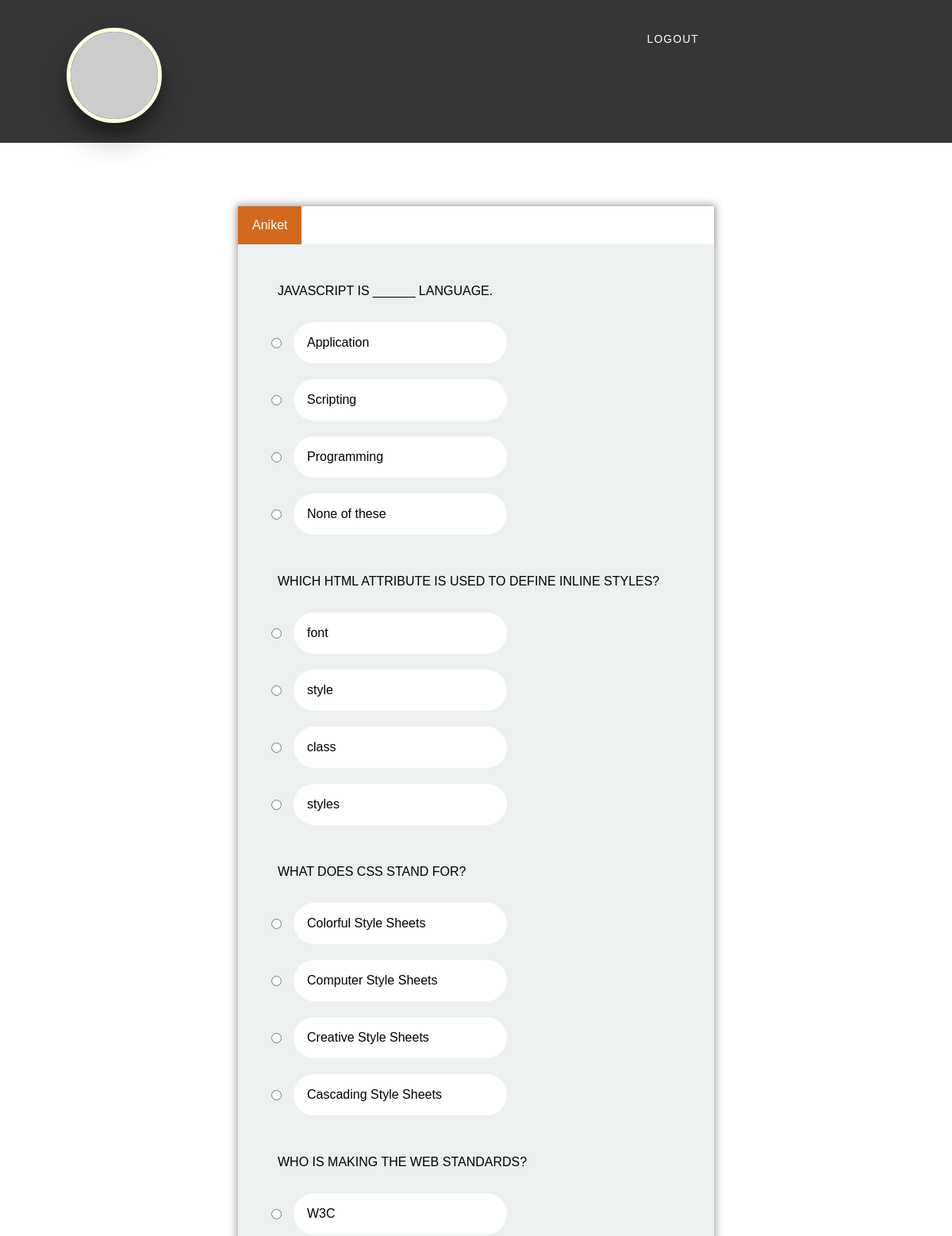
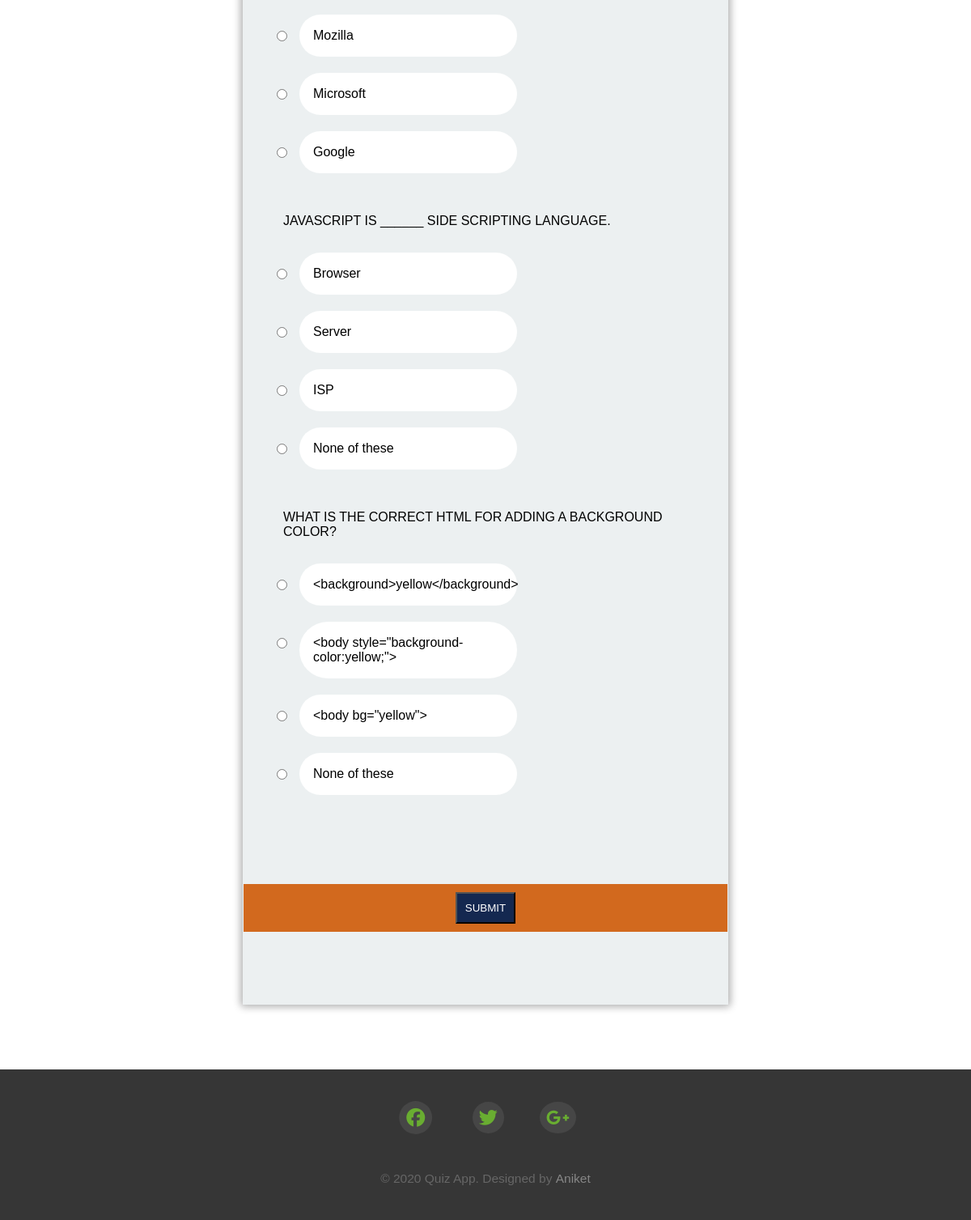
The page /views/quiz.php (signed in) on the database its author committed (2 pictures, top to bottom).
### tables this page shows
CREATE TABLE `questions` (
  `questions_id` int(11) NOT NULL,
  `question` text NOT NULL,
  `answer_id` int(11) NOT NULL
);

CREATE TABLE `answers` (
  `answer_id` int(11) NOT NULL,
  `answer` text NOT NULL,
  `question_id` int(11) NOT NULL
);

### model/queries.inc.php (the view, shortened to what this page needs)
<?php
class queries extends Dbh{
	public function displayData()
	{
		$sql = "SELECT * FROM questions;";
		$conn = $this->connect();
		$questions = mysqli_query($conn ,$sql);
		echo '<div id="questions">';
		while($row = mysqli_fetch_array($questions)) {
			echo '<h3>'.$row['question'].'</h3>';
			echo '<ul class="option-group">';
			$answers = "SELECT * FROM answers WHERE question_id = ".$row['questions_id'].";";
			$conn = $this->connect();
			$ans = mysqli_query($conn ,$answers);
			while($row_two = mysqli_fetch_array($ans)) {
				echo '
				<li class="option">
				<input type="radio" id="answer" name="'.$row_two['question_id'].'" value="'.$row_two['answer_id'].'">
				<div class="answer">'.$row_two['answer'].'</div>
				</li>';
			}
			echo '</ul>';
		}
		echo '</div>';
	}
}
?>

### views/header.php (shortened to what this page needs)
<!doctype html>
<html lang="en">
<head>
  <link rel="stylesheet" media="screen" href="assets/vendor/font-awesome/css/all.min.css" >
  <link rel="stylesheet" href="https://cdnjs.cloudflare.com/ajax/libs/font-awesome/4.7.0/css/font-awesome.min.css">
  <link rel="stylesheet" media="screen" href="../assets/css/style.css" >
</head>
<body>
  <div class="container">
    <header>
      <div class="wrapper">
        <div class="logo">
          <h1>
            <a href="index.html" title="quizapp"><img src="https://via.placeholder.com/100x100/A4DE02/000/?text=QZ" alt="quizapp"></a>
          </h1>
        </div>
        <nav>
          <ul>
            <?php if(isset($_SESSION['user_email'])) { ?>
            <li>
              <a href="../controller/logout.inc.php" title="Logout">Logout</a>
            </li>
            <?php } ?>
          </ul>
        </nav>
      </div>
    </header>

### views/quiz.php (shortened to what this page needs)
<?php
  include_once 'header.php';
?>
  <div class="quiz-page">
    <div class="quiz-header">
      <div class="quiz-user">
        <span class="user"><?php if(isset($_SESSION['user_email'])) { echo $_SESSION['user_name']; } ?></span>
      </div>
    </div>
    <div class="quiz-body">
      <form action="../controller/quiz.inc.php" class="quiz-form" method="post">
      <?php
        if(isset($_SESSION['user_email'])) {
          require_once '../model/queries.inc.php';
          $query = new queries;
          $query->displayData();
        }
        ?>
          <div class="form-group">
          </div>
            <div class="quiz-buttons">
              <div>
              <input type="submit" class="btn-sub" name="quiz_submit" value="submit">
              </div>
            </div>
        </form>
      </div>
  </div>
<?php include_once 'footer.php'; ?>

### views/footer.php
<footer>
  <div class="wrapper">
    <div class="social">
      <a href="#FIXME" title="Facebook" class="fa fa-facebook" aria-hidden="true"></a>
      <a href="#FIXME" title="Twitter" class="fab fa-twitter"></a>
      <a href="#FIXME" title="Google Plus" class="fab fa-google-plus-g"></a>
    </div>
    <p>&copy; 2020 Quiz App. Designed by <a href="#FIXME"> Aniket</a></p>
  </div>
</footer>

### assets/css/style.css (style rules this page uses)
html, body, div, span, applet, object, iframe, h1, h2, h3, h4, h5, h6, p, blockquote, pre, a, abbr, acronym, address, big, cite, code, del, dfn, em, img, ins, kbd, q, s, samp, small, strike, strong, sub, sup, tt, var, b, u, i, center, dl, dt, dd, ol, ul, li, fieldset, form, label, legend, table, caption, tbody, tfoot, thead, tr, th, td, article, aside, canvas, details, embed, figure, figcaption, footer, header, hgroup, menu, nav, output, ruby, section, summary, time, mark, audio, video { margin: 0; padding: 0; border: 0; font-size: 100%; font: inherit; vertical-align: baseline; }
article, aside, details, figcaption, figure, footer, header, hgroup, menu, nav, section { display: block; }
html { overflow-y: scroll; }
input[type='radio'] { vertical-align: text-bottom; }
label, input[type='button'], input[type='submit'], button { cursor: pointer; }
img { width: 100%; border: 0; vertical-align: middle; }
body { box-sizing: border-box; font-family: sans-serif; }
a { display: inline-block; text-decoration: none; }
li { display: inline-block; list-style-type: none; }
.wrapper { max-width: 1360px; width: 86%; margin: 0 auto; }
header { background: #363636; }
header .wrapper { display: flex; }
.logo { padding: 35px 0 25px 0px; flex: 1.02; }
.logo img { border-radius: 100%; box-shadow: 0 19px 38px rgba(0, 0, 0, 0.30), 0 15px 12px rgba(0, 0, 0, 0.22); border: 5px solid lightyellow; }
nav { padding: 40px 0px 28px 0px; flex: 1.1; }
nav ul { display: flex; justify-content: center; }
nav li { padding: 0px 19px; }
nav a { color: #fff; line-height: 1.5; letter-spacing: 1.2px; font-size: 13.8px; font-weight: 400; text-transform: uppercase; }
form { display: flex; flex-direction: column; text-transform: uppercase; justify-content: center; align-items: center; width: 50%; margin: 0 auto 60px; }
.form-group { padding: 20px; }
.quiz-page { width: 50%; border-radius: 2px; margin: 80px 25%; background-color: #fff; -webkit-box-shadow: 0px 0px 10px 3px rgba(0, 0, 0, 0.3); box-shadow: 0px 0px 10px 3px rgba(0, 0, 0, 0.3); }
.quiz-header { display: -webkit-box; display: -ms-flexbox; display: flex; -webkit-box-pack: justify; -ms-flex-pack: justify; justify-content: space-between; background-color: #fff; -webkit-box-shadow: 0px 2px 5px 1px rgba(0, 0, 0, 0.1); box-shadow: 0px 2px 5px 1px rgba(0, 0, 0, 0.1); z-index: 1; }
.quiz-user { padding: 15px 3%; display: -webkit-box; display: -ms-flexbox; display: flex; background: chocolate; color: #fff; -webkit-box-align: center; -ms-flex-align: center; align-items: center; }
.quiz-body { padding: 30px; background-color: #ecf0f1; }
.quiz-form { width: 100%; }
.option-group { display: -webkit-box; display: -ms-flexbox; display: flex; -moz-flex-direction: column; -ms-flex-direction: column; -webkit-box-orient: vertical; -webkit-box-direction: normal; flex-direction: column; list-style-type: none; margin: 30px 0; }
.option-group .option { width: 50%; position: relative; padding: 15px 0% 15px 3%; border-radius: 100px; border: 2px solid transparent; margin: 0 20px 20px; display: block; outline: none; background-color: #fff; text-transform: none; -webkit-transition: all 0.5s ease; transition: all 0.5s ease; display: flex; justify-content: space-between; }
#answer { position: absolute; left: -35px; }
#questions { padding: 20px; }
.quiz-buttons { display: flex; justify-content: center; background: chocolate; padding: 10px; width: 107%; }
.quiz-buttons .btn-sub { padding: 10px; text-transform: uppercase; color: white; background: #142850; }
footer { padding-top: 34px; background: #363636; text-align: center; }
footer .wrapper { display: flex; flex-direction: column; }
.social { margin-bottom: 38px; }
.social a { padding: 8px; margin: 0 20px; font-size: 23px; border-radius: 100%; background: #464646; color: #69ad31; transition: all 0.3s; }
.social a:first-of-type { padding: 14px; margin: 0 20px; box-sizing: border-box; clip-path: circle(40%); }
footer p { padding-bottom: 38px; font-size: 15.5px; color: #666; line-height: 1.6; }
footer a { transition: all 0.3s; color: rgba(255, 255, 255, 0.4); }

### rows shown on the page
questions: question "JAVASCRIPT IS ______ LANGUAGE."
answers: answer "Application"
answers: answer "Scripting"
answers: answer "Programming"
answers: answer "None of these"
questions: question "WHICH HTML ATTRIBUTE IS USED TO DEFINE INLINE STYLES?"
answers: answer "font"
answers: answer "style"
answers: answer "class"
answers: answer "styles"
questions: question "WHAT DOES CSS STAND FOR?"
answers: answer "Colorful Style Sheets"
answers: answer "Computer Style Sheets"
answers: answer "Creative Style Sheets"
answers: answer "Cascading Style Sheets"
questions: question "WHO IS MAKING THE WEB STANDARDS?"
answers: answer "W3C"
answers: answer "Mozilla"
answers: answer "Microsoft"
answers: answer "Google"
questions: question "JAVASCRIPT IS ______ SIDE SCRIPTING LANGUAGE."
answers: answer "Browser"
answers: answer "Server"
answers: answer "ISP"
answers: answer "None of these"
questions: question "WHAT IS THE CORRECT HTML FOR ADDING A BACKGROUND COLOR?"
answers: answer "<background>yellow</background>"
answers: answer "<body style=\"background-color:yellow;\">"
answers: answer "<body bg=\"yellow\">"
answers: answer "None of these"

### other values the page prints
$_SESSION['user_name'] "Aniket"
